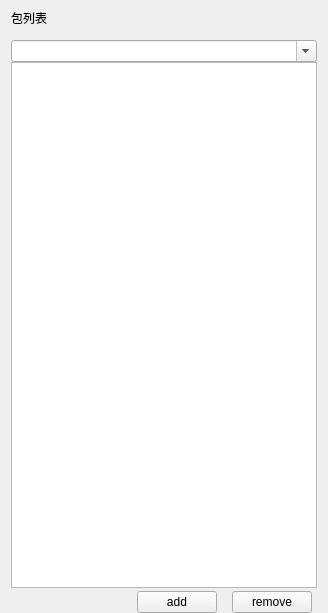
                 <widget class="QWidget" name="widget_29" native="true">
                  <property name="sizePolicy">
                   <sizepolicy hsizetype="Preferred" vsizetype="Expanding">
                    <horstretch>0</horstretch>
                    <verstretch>0</verstretch>
                   </sizepolicy>
                  </property>
                  <property name="minimumSize">
                   <size>
                    <width>328</width>
                    <height>613</height>
                   </size>
                  </property>
                  <layout class="QVBoxLayout" name="verticalLayout_21">
                   <property name="spacing">
                    <number>0</number>
                   </property>
                   <property name="topMargin">
                    <number>9</number>
                   </property>
                   <property name="bottomMargin">
                    <number>0</number>
                   </property>
                   <item>
                    <widget class="QLabel" name="Lable_class">
                     <property name="sizePolicy">
                      <sizepolicy hsizetype="Minimum" vsizetype="Minimum">
                       <horstretch>0</horstretch>
                       <verstretch>0</verstretch>
                      </sizepolicy>
                     </property>
                     <property name="minimumSize">
                      <size>
                       <width>260</width>
                       <height>0</height>
                      </size>
                     </property>
                     <property name="maximumSize">
                      <size>
                       <width>260</width>
                       <height>16777215</height>
                      </size>
                     </property>
                     <property name="text">
                      <string>包列表</string>
                     </property>
                    </widget>
                   </item>
                   <item>
                    <spacer name="verticalSpacer_4">
                     <property name="orientation">
                      <enum>Qt::Vertical</enum>
                     </property>
                     <property name="sizeType">
                      <enum>QSizePolicy::Minimum</enum>
                     </property>
                     <property name="sizeHint" stdset="0">
                      <size>
                       <width>127</width>
                       <height>13</height>
                      </size>
                     </property>
                    </spacer>
                   </item>
                   <item>
                    <widget class="QComboBox" name="cbSearchBundle">
                     <property name="sizePolicy">
                      <sizepolicy hsizetype="Preferred" vsizetype="Preferred">
                       <horstretch>0</horstretch>
                       <verstretch>0</verstretch>
                      </sizepolicy>
                     </property>
                     <property name="minimumSize">
                      <size>
                       <width>0</width>
                       <height>0</height>
                      </size>
                     </property>
                     <property name="maximumSize">
                      <size>
                       <width>16777215</width>
                       <height>16777215</height>
                      </size>
                     </property>
                     <property name="editable">
                      <bool>true</bool>
                     </property>
                    </widget>
                   </item>
                   <item>
                    <widget class="QListWidget" name="lwBundleList">
                     <property name="minimumSize">
                      <size>
                       <width>0</width>
                       <height>0</height>
                      </size>
                     </property>
                     <property name="maximumSize">
                      <size>
                       <width>16777215</width>
                       <height>16777215</height>
                      </size>
                     </property>
                    </widget>
                   </item>
                   <item>
                    <widget class="QWidget" name="widget_27" native="true">
                     <property name="maximumSize">
                      <size>
                       <width>16777215</width>
                       <height>16777215</height>
                      </size>
                     </property>
                     <layout class="QHBoxLayout" name="horizontalLayout_13">
                      <property name="spacing">
                       <number>0</number>
                      </property>
                      <property name="leftMargin">
                       <number>0</number>
                      </property>
                      <property name="topMargin">
                       <number>3</number>
                      </property>
                      <property name="rightMargin">
                       <number>0</number>
                      </property>
                      <property name="bottomMargin">
                       <number>0</number>
                      </property>
                      <item>
                       <spacer name="horizontalSpacer_13">
                        <property name="orientation">
                         <enum>Qt::Horizontal</enum>
                        </property>
                        <property name="sizeType">
                         <enum>QSizePolicy::Expanding</enum>
                        </property>
                        <property name="sizeHint" stdset="0">
                         <size>
                          <width>10</width>
                          <height>20</height>
                         </size>
                        </property>
                       </spacer>
                      </item>
                      <item>
                       <widget class="QPushButton" name="pbBundleAdd">
                        <property name="text">
                         <string>add</string>
                        </property>
                       </widget>
                      </item>
                      <item>
                       <spacer name="horizontalSpacer_10">
                        <property name="orientation">
                         <enum>Qt::Horizontal</enum>
                        </property>
                        <property name="sizeType">
                         <enum>QSizePolicy::Minimum</enum>
                        </property>
                        <property name="sizeHint" stdset="0">
                         <size>
                          <width>15</width>
                          <height>20</height>
                         </size>
                        </property>
                       </spacer>
                      </item>
                      <item>
                       <widget class="QPushButton" name="pbBundleRemove">
                        <property name="text">
                         <string>remove</string>
                        </property>
                       </widget>
                      </item>
                      <item>
                       <spacer name="horizontalSpacer_14">
                        <property name="orientation">
                         <enum>Qt::Horizontal</enum>
                        </property>
                        <property name="sizeType">
                         <enum>QSizePolicy::Minimum</enum>
                        </property>
                        <property name="sizeHint" stdset="0">
                         <size>
                          <width>5</width>
                          <height>20</height>
                         </size>
                        </property>
                       </spacer>
                      </item>
                     </layout>
                    </widget>
                   </item>
                  </layout>
                 </widget>
